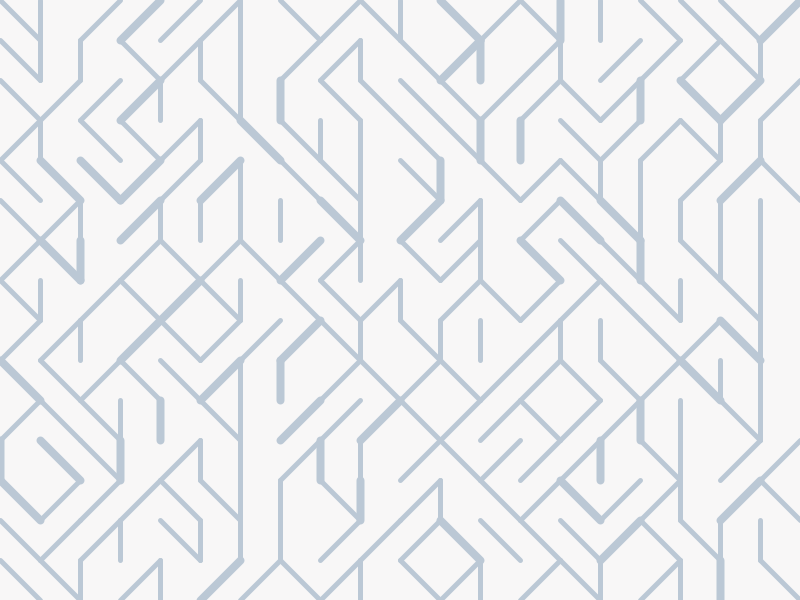
Frame 1 (no input)
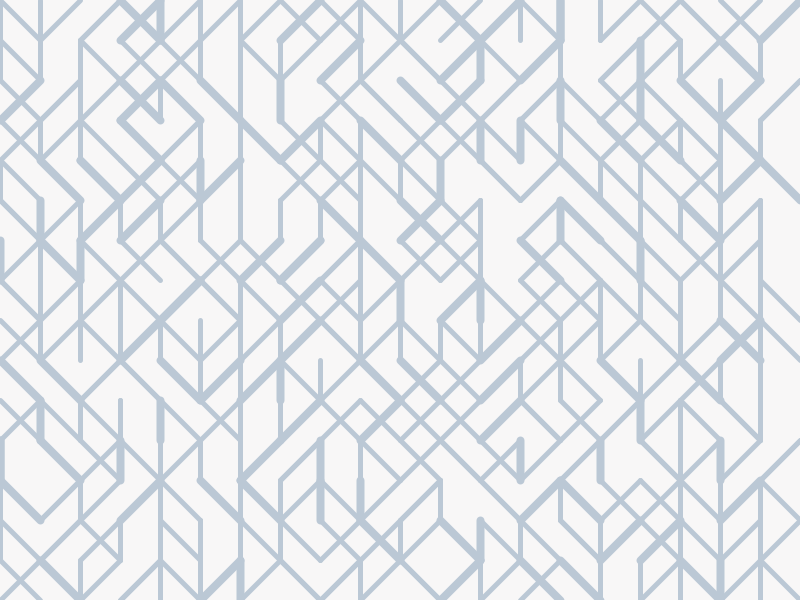
Frame 2 (the mouse pressed at the canvas centre, redrawn once)

The Processing sketch that drew these frames (run headless with seeded random() and noise(); the mouse was pressed at the canvas centre and the sketch redrawn once):

// Processing sketch: maps
// ── maps.pde
void setup() {
  size(800, 600); // Tamanho da tela
  background(248, 247, 247); // Fundo preto
  noLoop(); // Apenas desenha o mapa uma vez
}

void draw() {
   strokeWeight(5);
  float spacing = 40; // Espaçamento entre os pontos
  
  boolean[][] connected = new boolean[int(width / spacing) + 1][int(height / spacing) + 1]; // Matriz de conexões
  for (float x = 0; x < width; x += spacing) {
    for (float y = 0; y < height; y += spacing) {
      float chance = random(1);
      strokeWeight(5);
      if(chance < 0.2) {
        strokeWeight(8);
      }
        stroke(187, 200, 213); // Branco (80% de chance)
      

      // Gera uma conexão garantida
      float r = random(0, 1.5);
      if (!connected[int(x / spacing)][int(y / spacing)]) {
        // Se não está conectado, força uma conexão
        if (r < 0.5) {
          line(x, y, x + spacing, y + spacing); // Diagonal para baixo
          markConnected(x, y, x + spacing, y + spacing, connected, spacing);
        } else if (r > 0.5 && r < 1) {
          line(x, y + spacing, x + spacing, y); // Diagonal para cima
          markConnected(x, y + spacing, x + spacing, y, connected, spacing);
        } else if (r > 1) {
          line(x, y, x, y + spacing); // Vertical
          markConnected(x, y, x, y + spacing, connected, spacing);
        } else {
          line(x, y, x + spacing, y); // Horizontal
          markConnected(x, y, x + spacing, y, connected, spacing);
        }
      } else {
        // Conexão aleatória adicional
        if (r < 0.5) {
          line(x, y, x + spacing, y + spacing);
          markConnected(x, y, x + spacing, y + spacing, connected, spacing);
        } else if (r > 0.5 && r < 1) {
          line(x, y + spacing, x + spacing, y);
          markConnected(x, y + spacing, x + spacing, y, connected, spacing);
        } else if (r > 1) {
          line(x, y, x, y + spacing);
          markConnected(x, y, x, y + spacing, connected, spacing);
        } else {
          line(x, y, x + spacing, y);
          markConnected(x, y, x + spacing, y, connected, spacing);
        }
      }
    }
  }
}

// Função para marcar conexões na matriz
void markConnected(float x1, float y1, float x2, float y2, boolean[][] connected, float spacing) {
  int gridX1 = int(x1 / spacing);
  int gridY1 = int(y1 / spacing);
  int gridX2 = int(x2 / spacing);
  int gridY2 = int(y2 / spacing);
  
  connected[gridX1][gridY1] = true;
  connected[gridX2][gridY2] = true;
}
